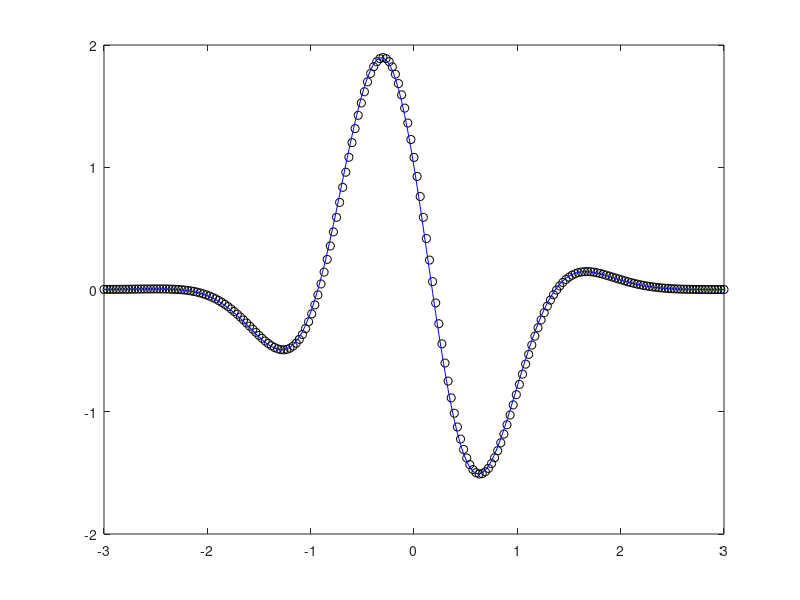
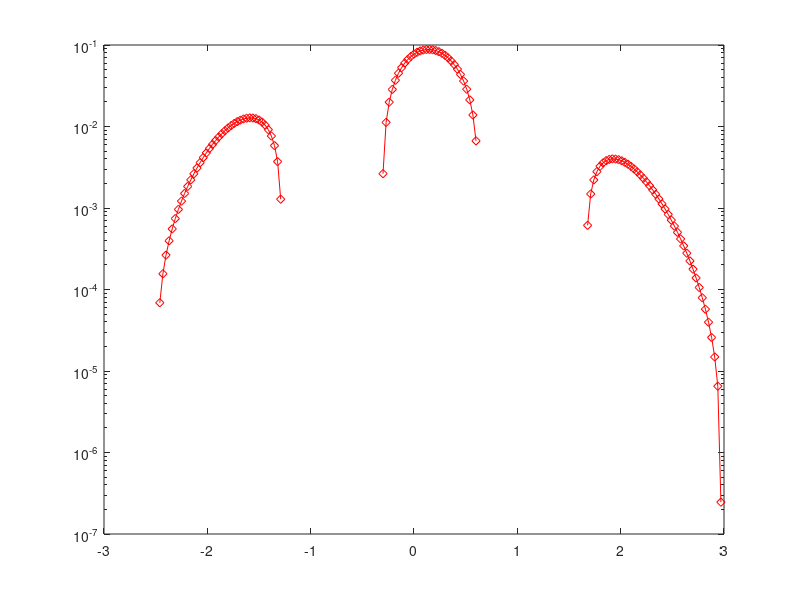
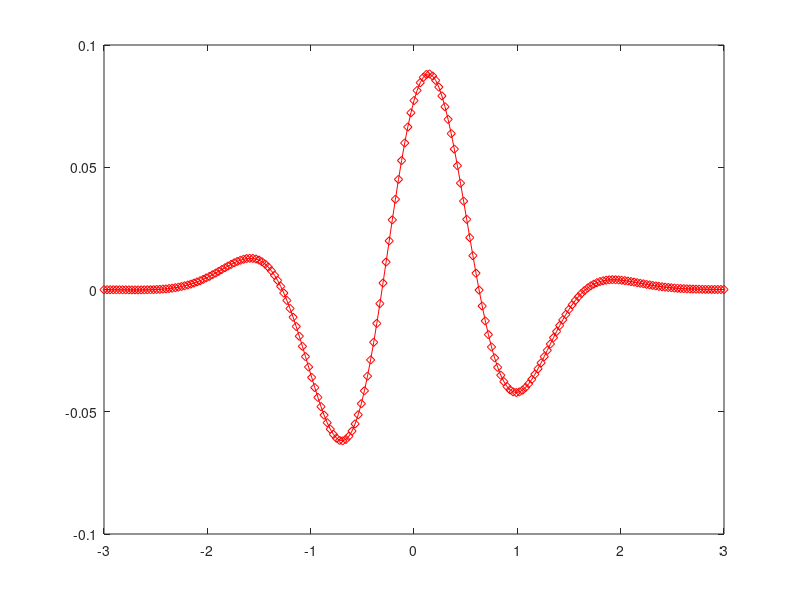

Write MATLAB code to recreate these figures, in order.
%Exercise 1 after watching Lectures of the professor
close all
clear all
format long
f =  @(x) exp(-x.^ 2).* sin(2.* x + 1)
df = @(x) 2.* exp(-x.^ 2).* cos(2.*x + 1) - 2.* x.* exp(-x.^ 2).*sin(2.*x + 1)
a = -3;
b = 3;
n = 200;
h = (b-a) / n;
xmesh = [-3: h: 3]';
fxmesh = f(xmesh);
dfxmesh = zeros( size(xmesh) ); 
%makes a zeros matrix with the size of xmesh


dfxmesh(end) = ( f(b+h) - f(b) )/ h;
%because we are using forward finite different approach
%dfxmesh(end)=(f(b+h)-f(b))/h; %as for this line of code, at the point b,
%because we don't have the value for forward finite difference/ or instead of this, we can use
%backward finite difference at this pint instead.
for i = 1: n
    dfxmesh(i, 1) = ( f(xmesh(i+1, 1) ) - f(xmesh(i, 1)) ) ./ h;
end
figure(1)
plot(xmesh, df(xmesh), 'ko',xmesh, dfxmesh, 'b');
err=df(xmesh)- dfxmesh;

figure(2)
semilogy(xmesh, err, 'rd-')

figure(3)
plot(xmesh, err, 'rd-')

abs_error_2 = norm (err, 2)
abs_error_inf=norm (err,inf)
rel_error_2= abs_error_2/norm(df(xmesh),2)
rel_error_inf=abs_error_inf/norm(df(xmesh),inf)

%If we want to use forward finite different method to 
%calculate a derivative, we cannot go to the last point,
%because in the calculation we have to use one step further
%and in the very last point, we can't go one step further from the last
%point.

% Examples on what are norms:
% x=[1 2 3];
% norm(x,inf) = 3;
% x=[1 2 -3];
% norm(x,inf)=3;
% norm(x,2)=3.7416...
% ukleadean: norm(x)=3.7416..
